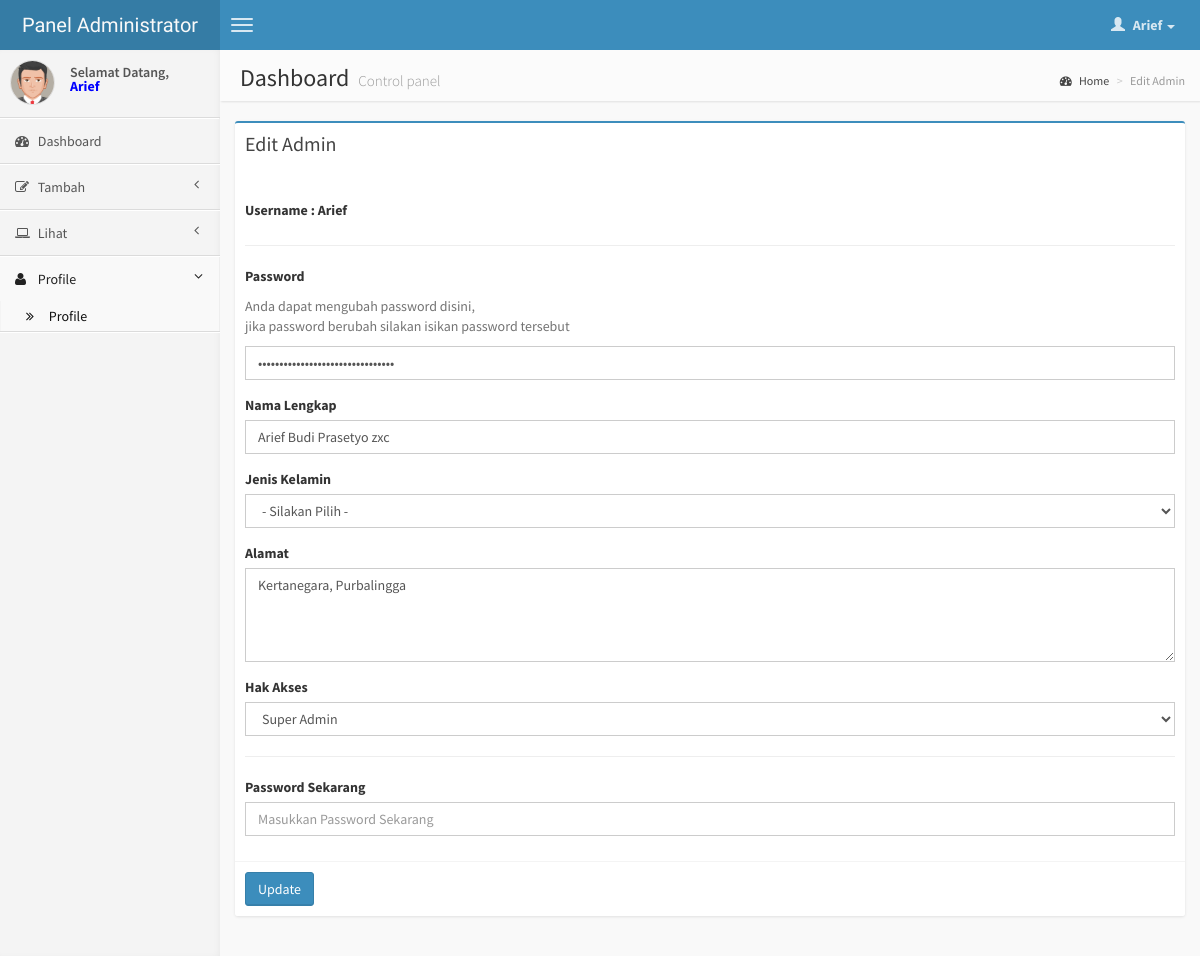
The app's page /dashboard/administrator/edit_profile.php?Username=Arief (signed in) with its own data.
### tables this page shows
CREATE TABLE IF NOT EXISTS `sig_auth_user` (
  `Username` varchar(255) NOT NULL,
  `Password` varchar(255) NOT NULL,
  `Nama_Lengkap` varchar(255) NOT NULL,
  `Jenis_Kelamin` enum('Laki - Laki','Perempuan','','') NOT NULL,
  `Alamat` text NOT NULL,
  `Hak_Akses` enum('Administrator','Petugas') NOT NULL DEFAULT 'Petugas',
  PRIMARY KEY (`Username`)
);

### dashboard/administrator/edit_profile.php (the view, shortened to what this page needs)
<?php
if($_SESSION['Hak_Akses'] == 'Administrator')
{?>
<!DOCTYPE html>
<html>
    <head>
        <link href="css/bootstrap.min.css" rel="stylesheet" type="text/css" />
        <link href="css/font-awesome.min.css" rel="stylesheet" type="text/css" />
        <link href="css/AdminLTE.css" rel="stylesheet" type="text/css" />
    </head>
    <body class="skin-blue">
      <header class="header">
            <a href="index.php" class="logo">
                Panel Administrator
            </a>
            <nav class="navbar navbar-static-top" role="navigation">
                <a href="#" class="navbar-btn sidebar-toggle" data-toggle="offcanvas" role="button">
                    <span class="icon-bar"></span>
                    <span class="icon-bar"></span>
                    <span class="icon-bar"></span>
                </a>
                <div class="navbar-right">
                    <ul class="nav navbar-nav">
                        <li class="dropdown user user-menu">
                            <a href="#" class="dropdown-toggle" data-toggle="dropdown">
                                <i class="glyphicon glyphicon-user"></i>
                                <span><?php echo $_SESSION['Username'];?> <i class="caret"></i></span>
                            </a>
                        </li>
                    </ul>
                </div>
            </nav>
        </header>
        <div class="wrapper row-offcanvas row-offcanvas-left">
            <aside class="left-side sidebar-offcanvas">
                <section class="sidebar">
                    <div class="user-panel">
                        <div class="pull-left image">
                            	   <?php if($_SESSION['Jenis_Kelamin']== 'Laki - Laki') { ?>
                                   <img src="img/avatar5.png" class="img-circle" alt="User Image" />
                                   <?php }
                                   else{ ?>
                                   <img src="img/avatar2.png" class="img-circle" alt="User Image" />
                                   <?php } ?>
                        </div>
                        <div class="pull-left info">
                            Selamat Datang, <br>
                          <p style="font-weight:bold; color:#00F;"> <?php echo $_SESSION['Username'];?></p>
                        </div>
                    </div>
                    <ul class="sidebar-menu">
                        <li class="">
                            <a href="index.php">
                                <i class="fa fa-dashboard"></i> <span>Dashboard</span>
                            </a>
                        </li>
                        <li class="treeview">
                            <a href="#">
                                <i class="fa fa-edit"></i>
                                <span>Tambah</span>
                                <i class="fa fa-angle-left pull-right"></i>
                            </a>
                        </li>
                        <li class="treeview">
                            <a href="#">
                                <i class="fa fa-laptop"></i>
                                <span>Lihat</span>
                                <i class="fa fa-angle-left pull-right"></i>
                            </a>
                        </li>
                        <li class="treeview active">
                            <a href="#">
                                <i class="fa fa-user"></i>
                                <span>Profile</span>
                                <i class="fa fa-angle-left pull-right"></i>
                            </a>
                            <ul class="treeview-menu">
                                <li class="active"><a href="profile.php"><i class="fa fa-angle-double-right"></i> Profile</a></li>
                            </ul>
                        </li>
                    </ul>
                </section>
            </aside>
            <aside class="right-side">
                <section class="content-header">
                    <h1>
                        Dashboard
                        <small>Control panel</small>
                    </h1>
                    <ol class="breadcrumb">
                        <li><a href="#"><i class="fa fa-dashboard"></i> Home</a></li>
                        <li class="active">Edit Admin</li>
                    </ol>
                </section>
                <section class="content">
                     <div class="box box-primary">
                                <div class="box-header">
                                    <h3 class="box-title">Edit Admin</h3>
                                </div>
                                <?php
                                $Username = $_GET["Username"];
								$queri = mysql_query("SELECT * FROM `sig_auth_user` WHERE Username='$Username'");
								while($urai = mysql_fetch_array($queri))
								{
                                ?>
                                <form role="form" method="post" action="../../process/update_profil.php">
                                    <div class="box-body">
                                         <div class="form-group">
                                            <label>Username : <?php echo $urai['Username'];?></label>
                                        </div><hr/>
                                       <div class="form-group">
                                            <label>Password</label>
                                             <p class="help-block">Anda dapat mengubah password disini, <br>
                                            jika password berubah silakan isikan password tersebut</p>
                                            <input type="password" name="Password" class="form-control" id="Password"  value="<?php echo $urai['Password'];?>">
                                        </div>
                                         <div class="form-group">
                                            <label>Nama Lengkap</label>
                                            <input type="text" name="Names" class="form-control" id="Names"  value="<?php echo $urai['Nama_Lengkap'];?>" required>
                                        </div>
                                         <div class="form-group">
                                            <label>Jenis Kelamin</label>
                                            <select class="form-control" name="jk" id="jk" required>
                                            	<option selected> - Silakan Pilih -</option>
                                            </select>
                                        </div>
                                         <div class="form-group">
                                            <label>Alamat</label>
                                            <textarea class="form-control" rows="4" name="Alamat" id="Alamat" required><?php echo $urai['Alamat'];?></textarea>
                                        </div>
                                        <div class="form-group">
                                            <label>Hak Akses</label>
                                            <select class="form-control" name="Hak_Akses" id="Hak_Akses" required>
                                                <option value="Superadmin">Super Admin</option>
                                            </select>
                                        </div>
                                        <hr>
                                        <div class="form-group">
                                            <label for="exampleInputPassword1">Password Sekarang</label>
                                            <input type="password" name="Passwordnow" class="form-control" id="Passwordnow" placeholder="Masukkan Password Sekarang" required>
                                        </div>
                                    </div>
                                    <div class="box-footer">
                                        <button type="submit" class="btn btn-primary">Update</button>
                                    </div>
                                </form>
                                <?php }?>
                            </div>
                        </section>
                    </div>
    </body>
</html>
<?php
}
else
{
	include("error.php");
}?>

### records on screen
sig_auth_user: Username "Arief", Names "Arief Budi Prasetyo zxc", Alamat "Kertanegara, Purbalingga"

### other values on screen
$_SESSION['Username'] "Arief"
